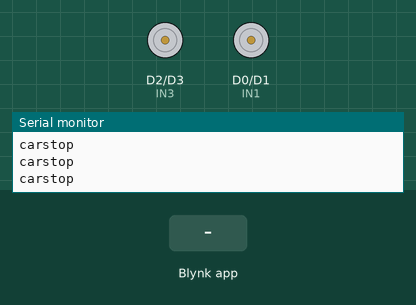
Recording of a sketch running on a simulated ESP8266 (NodeMCU). Parts: motor-driver pin pairs drawn as motors (green arrow = first pin HIGH = forward, orange = second pin HIGH = backward, longer = more drive), the last lines printed to the serial monitor. Inputs (shaded band) come from the test bench. WiFi joins after 1.5 s; servers stay silent unless stated.

Above: at 3.0 s.
3.1 s: Blynk app writes 1 to V0
At 4.3 s:
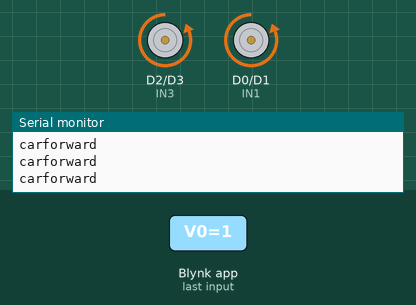
4.6 s: Blynk app writes 0 to V0
At 5.3 s:
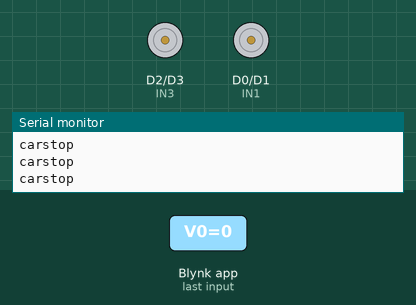
6.1 s: Blynk app writes 1 to V1
At 6.6 s:
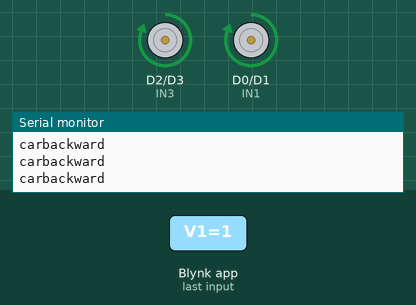
Timing chart, 0 to 9.1 s (numbered marks = the images above; inputs shaded):
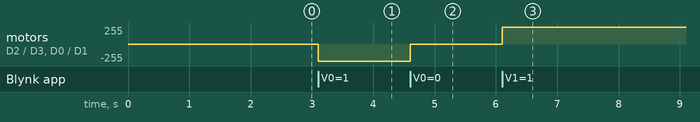

Measured:
- after the input at 3.1 s, motor on D2 (IN3) / D3 (IN4), motor on D0 (IN1) / D1 (IN2): stopped → backward 255/255 at once
- after the input at 4.6 s, motor on D2 (IN3) / D3 (IN4), motor on D0 (IN1) / D1 (IN2): backward 255/255 → stopped at once
- after the input at 6.1 s, motor on D2 (IN3) / D3 (IN4), motor on D0 (IN1) / D1 (IN2): stopped → forward 255/255 at once

The sketch:

Assignment_HT_Code.ino
```cpp
// khai báo thư viện
#define BLYNK_PRINT Serial
#include <ESP8266WiFi.h>
#include <BlynkSimpleEsp8266.h>


//Motor PINs
#define IN1 D0
#define IN2 D1
#define IN3 D2
#define IN4 D3

// biến điều hướng cho xe
bool forward = 0;
bool backward = 0;
bool left = 0;
bool right = 0;

// cấu hình wifi và blynk app
char auth[] = "b1kuU6v6cN_0d_7nwjTK-7ugZuxyPElv"; // blynk auth token
char ssid[] = "Thang Hue T3"; // tên wifi
char pass[] = "88888888"; // mật khẩu wifi


void setup() {
  // mở serial ở baud rate 9600
  Serial.begin(9600);

  // thiết đăt các chân ở chế độ output
  pinMode(IN1, OUTPUT);
  pinMode(IN2, OUTPUT);
  pinMode(IN3, OUTPUT);
  pinMode(IN4, OUTPUT);
  // bắt đầu app blynk
  // blynk auth token, tên wifi, pass wifi, tên server blynk, port
  Blynk.begin(auth, ssid, pass,"blynk-server.com", 8080);

}


// hàm đọc dữ liệu từ blynk, param.asInt hàm lấy giá trị về số nguyên
BLYNK_WRITE(V0) {
  forward = param.asInt();
}

BLYNK_WRITE(V1) {
  backward = param.asInt();
}

BLYNK_WRITE(V2) {
  left = param.asInt();
}

BLYNK_WRITE(V3) {
  right = param.asInt();
}
// hàm điều hướng xe
void smartcar() {
  // nếu biến forward trả về giá trị = 1 thì gọi hàm carforward, bên dưới tương tự
  if (forward == 1) {
    carforward();
    Serial.println("carforward");
  } else if (backward == 1) {
    carbackward();
    Serial.println("carbackward");
  } else if (left == 1) {
    carturnleft();
    Serial.println("carfleft");
  } else if (right == 1) {
    carturnright();
    Serial.println("carright");
  } else if (forward == 0 && backward == 0 && left == 0 && right == 0) {
    carStop();
    Serial.println("carstop");
}

}
void loop() {
  Blynk.run();

  smartcar();
}
// hàm điều hướng xe
// hàm tiến lên
void carforward() {
  digitalWrite (IN3, LOW);
  digitalWrite (IN4, HIGH);

  digitalWrite (IN1, LOW);
  digitalWrite (IN2, HIGH);
}
// hàm đi lùi
void carbackward() {
  digitalWrite (IN3, HIGH);
  digitalWrite (IN4, LOW);

  digitalWrite (IN1, HIGH);
  digitalWrite (IN2, LOW);

}
// quay động cơ phải
void carturnright() {
  digitalWrite (IN1, LOW);
  digitalWrite (IN2, LOW);

  digitalWrite (IN3, LOW);
  digitalWrite (IN4, HIGH);
}
// quay động cơ trái
void carturnleft() {
  digitalWrite (IN1, LOW);
  digitalWrite (IN2, HIGH);

  digitalWrite (IN3, LOW);
  digitalWrite (IN4, LOW);
}
// hàm dừng xe
void carStop() {
  digitalWrite(IN1, LOW);
  digitalWrite(IN2, LOW);
  digitalWrite(IN3, LOW);
  digitalWrite(IN4, LOW);
}
```
